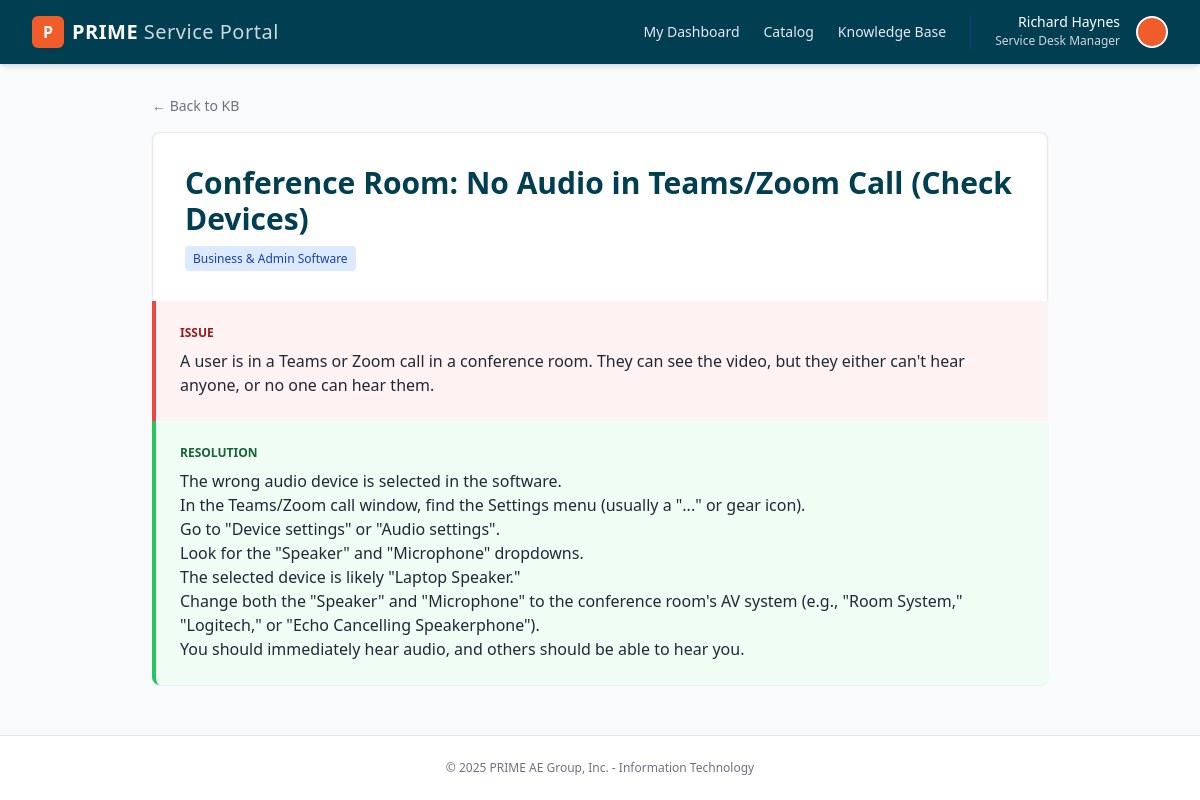
/kb/article/94/, run on the app's committed database.
### knowledge_base/models.py (models this page shows, shortened)
class Article(models.Model):
    class Category(models.TextChoices):
        BUSINESS_ADMIN = 'Business & Admin Software', 'Business & Admin Software'
        DESIGN_APPS = 'Design Applications', 'Design Applications'
        HARDWARE = 'Hardware & Peripherals', 'Hardware & Peripherals'
        INTERNAL_PROCESS = 'Internal IT Processes', 'Internal IT Processes'
        NETWORKING = 'Networking & Connectivity', 'Networking & Connectivity'
        PRINTING = 'Printing & Plotting', 'Printing & Plotting'
        SECURITY = 'User Accounts & Security', 'User Accounts & Security'
    class Status(models.TextChoices):
        DRAFT = 'Draft', 'Draft'
        PENDING = 'Pending', 'Pending Approval'
        APPROVED = 'Approved', 'Approved'
    title = models.CharField(max_length=255)
    category = models.CharField(max_length=50, choices=Category.choices)
    subcategory = models.CharField(max_length=100, help_text="e.g., Adobe, Bluebeam, Outlook")
    problem = models.TextField(verbose_name="Issue / Problem")
    solution = models.TextField(verbose_name="Resolution / Solution")
    internal_notes = models.TextField(blank=True, null=True)
    status = models.CharField(max_length=20, choices=Status.choices, default=Status.DRAFT)
    author = models.ForeignKey(User, on_delete=models.SET_NULL, null=True)
    created_at = models.DateTimeField(auto_now_add=True)
    updated_at = models.DateTimeField(auto_now=True)
    connectwise_id = models.IntegerField(null=True, blank=True, unique=True)

### knowledge_base/views.py (the view)
# urls.py: path('article/<int:pk>/', views.article_detail, name='article_detail'),
def article_detail(request, pk):
    article = get_object_or_404(Article, pk=pk, status=Article.Status.APPROVED)
    return render(request, 'knowledge_base/article_detail.html', {'article': article})

### templates/knowledge_base/article_detail.html
{% extends 'base.html' %}
{% block content %}
<div class="max-w-4xl mx-auto">
    <a href="{% url 'kb_home' %}" class="text-sm text-gray-500 hover:text-prime-orange mb-4 block">&larr; Back to KB</a>
    <div class="bg-white rounded-t-lg shadow-sm border border-gray-200 p-8 border-b-0">
        <h1 class="text-3xl font-bold text-prime-navy mb-2">{{ article.title }}</h1>
        <span class="bg-blue-100 text-blue-800 px-2 py-1 rounded text-xs">{{ article.category }}</span>
    </div>
    <div class="bg-red-50 border-l-4 border-red-500 p-6">
        <h3 class="text-red-800 font-bold uppercase text-xs mb-2">Issue</h3>
        <div class="text-gray-800 whitespace-pre-wrap">{{ article.problem|linebreaks }}</div>
    </div>
    <div class="bg-green-50 border-l-4 border-green-500 p-6 rounded-b-lg shadow-sm">
        <h3 class="text-green-800 font-bold uppercase text-xs mb-2">Resolution</h3>
        <div class="text-gray-800 whitespace-pre-wrap">{{ article.solution|linebreaks }}</div>
    </div>
</div>
{% endblock %}

### data on the page
Article: title "Conference Room: No Audio in Teams/Zoom Call (Check Devices)", category "Business & Admin Software", problem "A user is in a Teams or Zoom call in a conference room. They can see the video, but they either can't hear anyone, or no one can hear them.", solution "The wrong audio device is selected in the software. In the Teams/Zoom call window, find the Settings menu (usually a \"...\" or gear icon). Go to \"Device settings\" or \"Audio settings\". Look for the \"Speaker\" and \"Microphone\" dropdowns. The selected device is likely \"Laptop Speaker.\" Change both the \"Speaker\" and \"Microphone\" to the conference room's AV system (e.g., \"Room System,\" \"Logitech,\" or \"Echo Cancelling Speakerphone\"). You should immediately hear audio, and others should be able to hear you."
